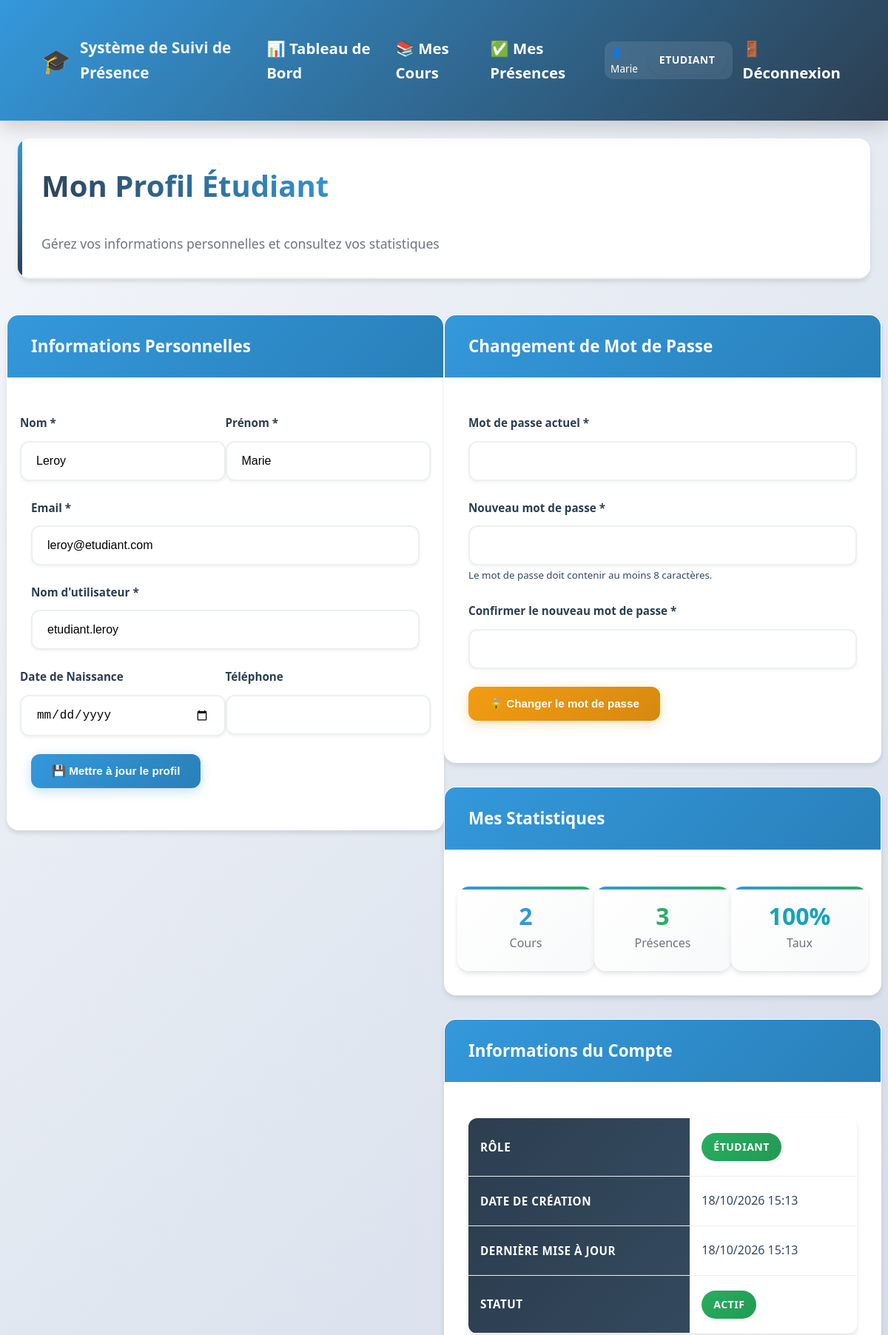
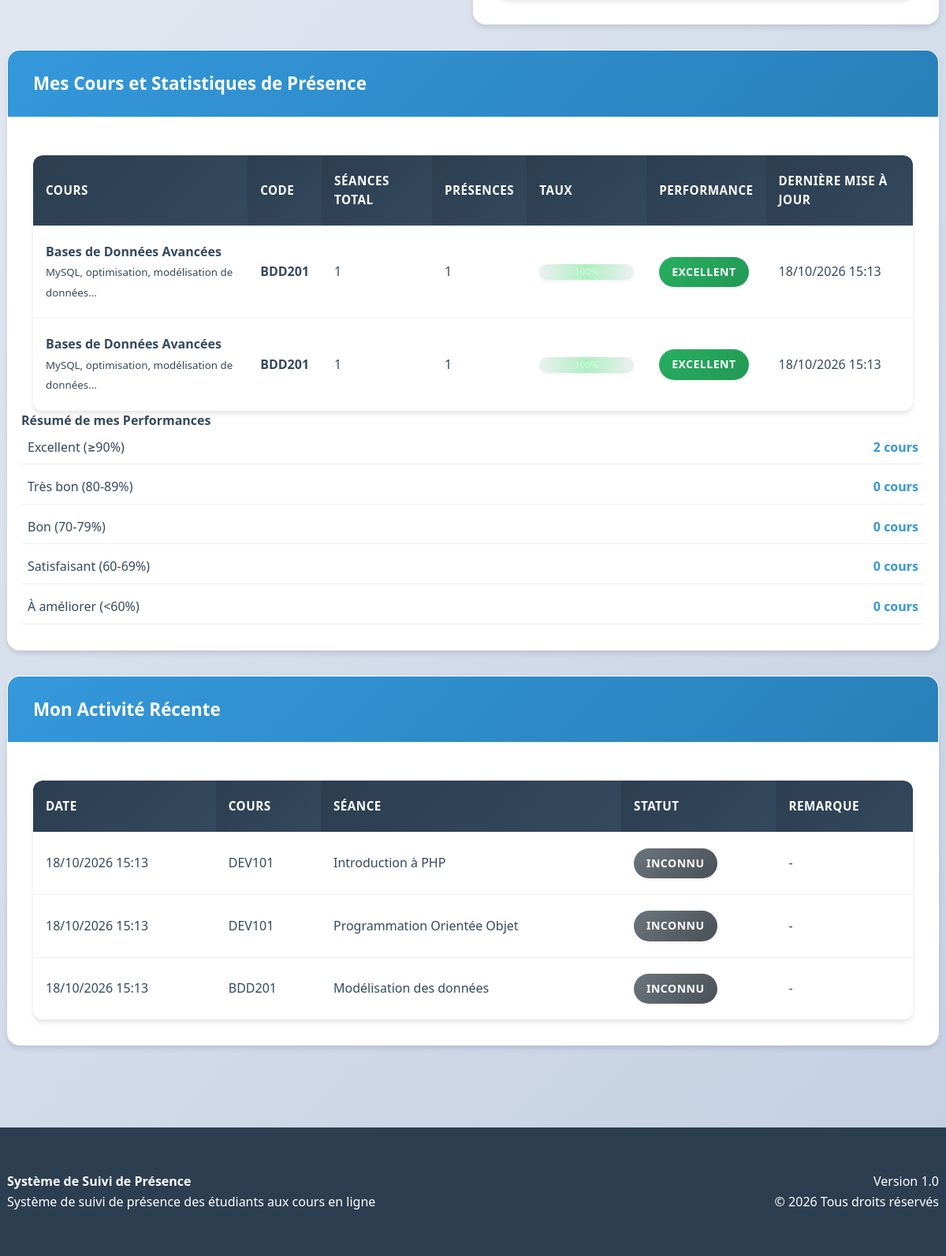
Screenshot of /etudiant/profile.php (signed in) with the database file from the repository (2 pictures, top to bottom).
### tables this page shows
CREATE TABLE users (
    id INT PRIMARY KEY AUTO_INCREMENT,
    username VARCHAR(50) UNIQUE NOT NULL,
    email VARCHAR(100) UNIQUE NOT NULL,
    password VARCHAR(255) NOT NULL,
    role ENUM('admin', 'enseignant', 'etudiant') NOT NULL,
    nom VARCHAR(100) NOT NULL,
    prenom VARCHAR(100) NOT NULL,
    date_naissance DATE,
    telephone VARCHAR(20),
    created_at TIMESTAMP DEFAULT CURRENT_TIMESTAMP,
    updated_at TIMESTAMP DEFAULT CURRENT_TIMESTAMP ON UPDATE CURRENT_TIMESTAMP,
    is_active BOOLEAN DEFAULT TRUE
);

CREATE TABLE courses (
    id INT PRIMARY KEY AUTO_INCREMENT,
    code VARCHAR(20) UNIQUE NOT NULL,
    titre VARCHAR(255) NOT NULL,
    description TEXT,
    enseignant_id INT NOT NULL,
    date_debut DATE,
    date_fin DATE,
    created_at TIMESTAMP DEFAULT CURRENT_TIMESTAMP,
    updated_at TIMESTAMP DEFAULT CURRENT_TIMESTAMP ON UPDATE CURRENT_TIMESTAMP,
    FOREIGN KEY (enseignant_id) REFERENCES users(id) ON DELETE CASCADE
);

CREATE TABLE attendance (
    id INT PRIMARY KEY AUTO_INCREMENT,
    session_id INT NOT NULL,
    student_id INT NOT NULL,
    statut ENUM('present', 'absent', 'retard', 'excusé') DEFAULT 'absent',
    date_marquage TIMESTAMP DEFAULT CURRENT_TIMESTAMP,
    remarque TEXT,
    marked_by INT,
    UNIQUE KEY unique_attendance (session_id, student_id),
    FOREIGN KEY (session_id) REFERENCES sessions(id) ON DELETE CASCADE,
    FOREIGN KEY (student_id) REFERENCES users(id) ON DELETE CASCADE,
    FOREIGN KEY (marked_by) REFERENCES users(id) ON DELETE SET NULL
);

CREATE TABLE sessions (
    id INT PRIMARY KEY AUTO_INCREMENT,
    course_id INT NOT NULL,
    titre VARCHAR(255) NOT NULL,
    description TEXT,
    date_session DATETIME NOT NULL,
    duree_minutes INT DEFAULT 60,
    created_at TIMESTAMP DEFAULT CURRENT_TIMESTAMP,
    updated_at TIMESTAMP DEFAULT CURRENT_TIMESTAMP ON UPDATE CURRENT_TIMESTAMP,
    FOREIGN KEY (course_id) REFERENCES courses(id) ON DELETE CASCADE
);

### etudiant/profile.php (the view, shortened to what the rows shown need)
<?php
require_once '../includes/config.php';
require_once '../includes/functions.php';
$etudiant_id = $_SESSION['user_id'];
try {
    global $pdo;
    $sql = "SELECT * FROM users WHERE id = ?";
    $stmt = $pdo->prepare($sql);
    $stmt->execute([$etudiant_id]);
    $etudiant = $stmt->fetch();
    $sql = "SELECT c.*,
            (SELECT COUNT(*) FROM sessions WHERE course_id = c.id) as total_seances,
            (SELECT COUNT(*) FROM attendance a
             JOIN sessions s ON a.session_id = s.id
             WHERE s.course_id = c.id AND a.student_id = ? AND a.statut IN ('present', 'retard', 'excusé')) as presences
            FROM courses c
            JOIN enrollments e ON c.id = e.course_id
            WHERE e.student_id = ? AND e.statut = 'actif'
            ORDER BY c.titre";
    $stmt = $pdo->prepare($sql);
    $stmt->execute([$etudiant_id, $etudiant_id]);
    $student_courses = $stmt->fetchAll();
} catch (PDOException $e) {
    error_log("Erreur profil étudiant: " . $e->getMessage());
    $error = "Une erreur est survenue lors de la mise à jour.";
}
?>
<!DOCTYPE html>
<html lang="fr">
<head>
    <link rel="stylesheet" href="../assets/css/style.css">
    <link rel="stylesheet" href="../assets/css/dashboard.css">
</head>
<body>
    <?php include '../includes/header.php'; ?>
    <div class="container">
        <div class="page-header">
            <h1>Mon Profil Étudiant</h1>
        </div>
        <div class="row">
            <div class="col-6">
                <div class="card">
                    <div class="card-body">
                        <form method="POST" action="">
                            <div class="row">
                                <div class="col-6">
                                    <div class="form-group">
                                        <label class="form-label">Nom *</label>
                                        <input type="text" name="nom" class="form-control"
                                               value="<?php echo $etudiant['nom'] ?? ''; ?>" required>
                                    </div>
                                </div>
                                <div class="col-6">
                                    <div class="form-group">
                                        <label class="form-label">Prénom *</label>
                                        <input type="text" name="prenom" class="form-control"
                                               value="<?php echo $etudiant['prenom'] ?? ''; ?>" required>
                                    </div>
                                </div>
                            </div>
                            <div class="form-group">
                                <label class="form-label">Email *</label>
                                <input type="email" name="email" class="form-control"
                                       value="<?php echo $etudiant['email'] ?? ''; ?>" required>
                            </div>
                            <div class="form-group">
                                <label class="form-label">Nom d'utilisateur *</label>
                                <input type="text" name="username" class="form-control"
                                       value="<?php echo $etudiant['username'] ?? ''; ?>" required>
                            </div>
                        </form>
                    </div>
                </div>
            </div>
            <div class="col-6">
                <div class="card mt-4">
                    <div class="card-body">
                        <table class="table table-bordered">
                            <tr>
                                <th>Rôle</th>
                            </tr>
                            <tr>
                                <th>Date de création</th>
                                <td><?php echo formatDate($etudiant['created_at']); ?></td>
                            </tr>
                            <tr>
                                <th>Dernière mise à jour</th>
                                <td><?php echo formatDate($etudiant['updated_at']); ?></td>
                            </tr>
                            <tr>
                                <th>Statut</th>
                            </tr>
                        </table>
                    </div>
                </div>
            </div>
        </div>
        <div class="row mt-4">
            <div class="col-12">
                <div class="card">
                    <div class="card-body">
                        <?php if (!empty($student_courses)): ?>
                            <div class="table-responsive">
                                <table class="table">
                                    <thead>
                                        <tr>
                                            <th>Cours</th>
                                            <th>Code</th>
                                            <th>Séances Total</th>
                                            <th>Présences</th>
                                            <th>Taux</th>
                                            <th>Performance</th>
                                            <th>Dernière Mise à Jour</th>
                                        </tr>
                                    </thead>
                                    <tbody>
                                        <?php foreach ($student_courses as $course): ?>
                                            <tr>
                                                <td>
                                                    <strong><?php echo $course['titre']; ?></strong>
                                                    <?php if ($course['description']): ?>
                                                        <br><small class="text-muted"><?php echo substr($course['description'], 0, 100); ?>...</small>
                                                    <?php endif; ?>
                                                </td>
                                                <td><strong><?php echo $course['code']; ?></strong></td>
                                                <td><?php echo $course['total_seances']; ?></td>
                                                <td><?php echo $course['presences']; ?></td>
                                                <td>
                                                    <div class="progress" style="height: 20px; width: 120px;">
                                                        <div class="progress-bar
                                                            <?php
                                                            if ($course['taux_presence'] >= 80) echo 'bg-success';
                                                            elseif ($course['taux_presence'] >= 60) echo 'bg-warning';
                                                            else echo 'bg-danger';
                                                            ?>"
                                                             style="width: <?php echo $course['taux_presence']; ?>%;"
                                                             role="progressbar">
                                                        </div>
                                                    </div>
                                                </td>
                                                <td>
                                                    <?php
                                                    if ($course['taux_presence'] >= 90) {
                                                        echo '<span class="badge badge-success">Excellent</span>';
                                                    } elseif ($course['taux_presence'] >= 80) {
                                                        echo '<span class="badge badge-success">Très bon</span>';
                                                    } elseif ($course['taux_presence'] >= 70) {
                                                        echo '<span class="badge badge-warning">Bon</span>';
                                                    } elseif ($course['taux_presence'] >= 60) {
                                                        echo '<span class="badge badge-warning">Satisfaisant</span>';
                                                    } else {
                                                        echo '<span class="badge badge-danger">À améliorer</span>';
                                                    }
                                                    ?>
                                                </td>
                                                <td><?php echo formatDate($course['updated_at']); ?></td>
                                            </tr>
                                        <?php endforeach; ?>
                                    </tbody>
                                </table>
                            </div>
                        <?php endif; ?>
                    </div>
                </div>
            </div>
        </div>
        <div class="row mt-4">
            <div class="col-12">
                <div class="card">
                    <div class="card-body">
                        <?php
                        $sql = "SELECT a.*, s.titre as session_titre, c.code as course_code
                                FROM attendance a
                                JOIN sessions s ON a.session_id = s.id
                                JOIN courses c ON s.course_id = c.id
                                WHERE a.student_id = ?
                                ORDER BY a.date_marquage DESC
                                LIMIT 10";
                        $stmt = $pdo->prepare($sql);
                        $stmt->execute([$etudiant_id]);
                        $recent_activity = $stmt->fetchAll();
                        ?>
                        <?php if (!empty($recent_activity)): ?>
                            <div class="table-responsive">
                                <table class="table">
                                    <thead>
                                        <tr>
                                            <th>Date</th>
                                            <th>Cours</th>
                                            <th>Séance</th>
                                            <th>Statut</th>
                                            <th>Remarque</th>
                                        </tr>
                                    </thead>
                                    <tbody>
                                        <?php foreach ($recent_activity as $activity): ?>
                                            <tr>
                                                <td><?php echo formatDate($activity['date_marquage']); ?></td>
                                                <td><?php echo $activity['course_code']; ?></td>
                                                <td><?php echo $activity['session_titre']; ?></td>
                                                <td><?php echo getAttendanceStatusBadge($activity['statut']); ?></td>
                                                <td><?php echo $activity['remarque'] ?: '-'; ?></td>
                                            </tr>
                                        <?php endforeach; ?>
                                    </tbody>
                                </table>
                            </div>
                        <?php else: ?>
                            <p class="text-center">Aucune activité récente.</p>
                        <?php endif; ?>
                    </div>
                </div>
            </div>
        </div>
    </div>
</body>
</html>

### includes/functions.php (shortened to what the rows shown need)
<?php
function formatDate($date, $format = 'd/m/Y H:i') {
    $datetime = new DateTime($date);
    return $datetime->format($format);
}
function getAttendanceStatusBadge($statut) {
    $badges = [
        'present' => '<span class="badge badge-success">Présent</span>',
        'absent' => '<span class="badge badge-danger">Absent</span>',
        'retard' => '<span class="badge badge-warning">Retard</span>',
        'excusé' => '<span class="badge badge-info">Excusé</span>'
    ];
    return $badges[$statut] ?? '<span class="badge badge-secondary">Inconnu</span>';
}
?>

### rows the page displays
users: nom "Leroy", prenom "Marie", email "leroy@etudiant.com", username "etudiant.leroy", created_at "18/10/2026 15:13", updated_at "18/10/2026 15:13"
courses: titre "Bases de Données Avancées", description "MySQL, optimisation, modélisation de données", code "BDD201", total_seances "1", presences "1", $course['taux_presence'] 100 (drawn), updated_at "18/10/2026 15:13"
attendance: date_marquage "18/10/2026 15:13", courses.code "DEV101", session.titre "Introduction à PHP", statut "INCONNU", remarque "-"
attendance: date_marquage "18/10/2026 15:13", courses.code "DEV101", session.titre "Programmation Orientée Objet", statut "INCONNU", remarque "-"
attendance: date_marquage "18/10/2026 15:13", courses.code "BDD201", session.titre "Modélisation des données", statut "INCONNU", remarque "-"

### other values shown
APP_NAME "Système de Suivi de Présence"
$_SESSION['user_prenom'] "Marie"
$userRole "ETUDIANT"
$stats['nb_cours'] "2"
$stats['nb_presences_valides'] "3"
$taux_global "100"
$excellent "2"
$tres_bon "0"
$bon "0"
$satisfaisant "0"
$a_ameliorer "0"
APP_VERSION "1.0"
